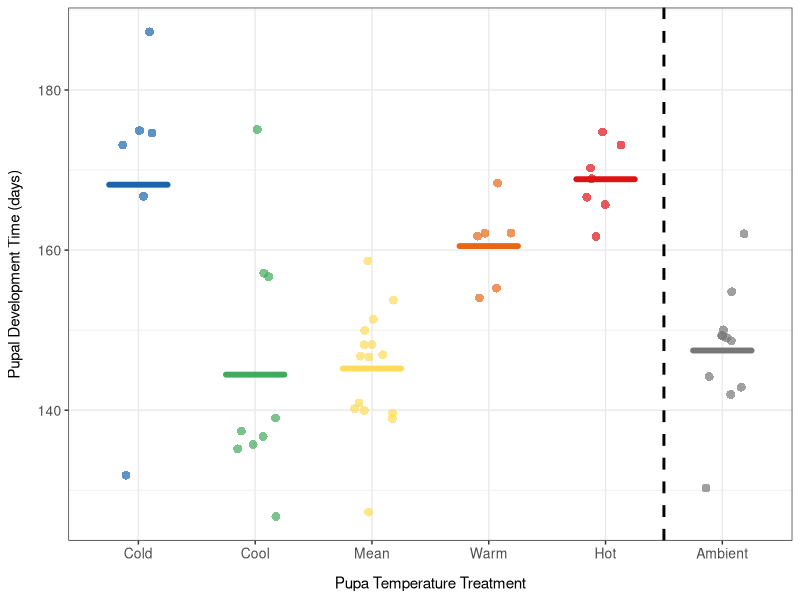
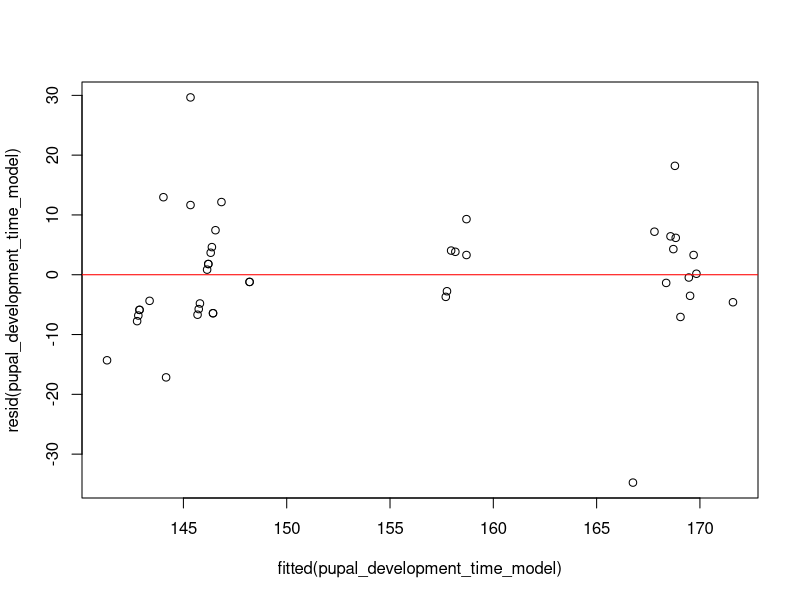
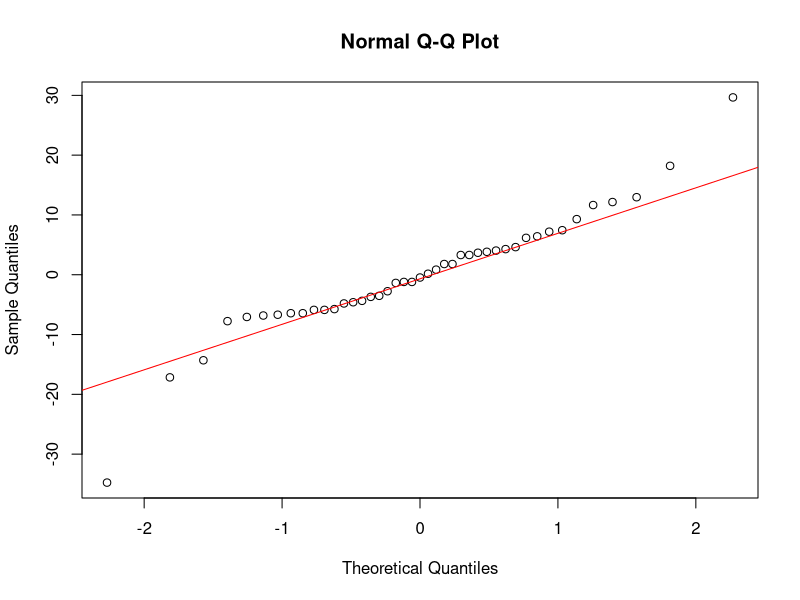
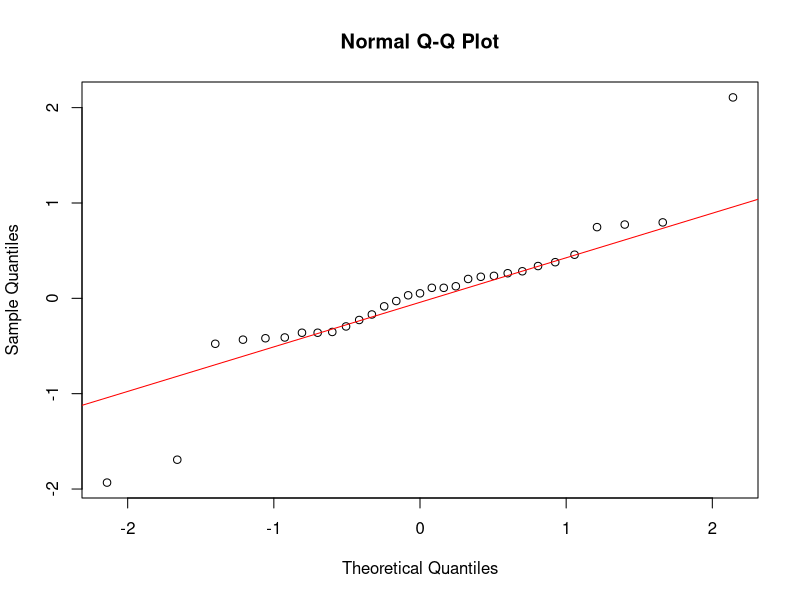
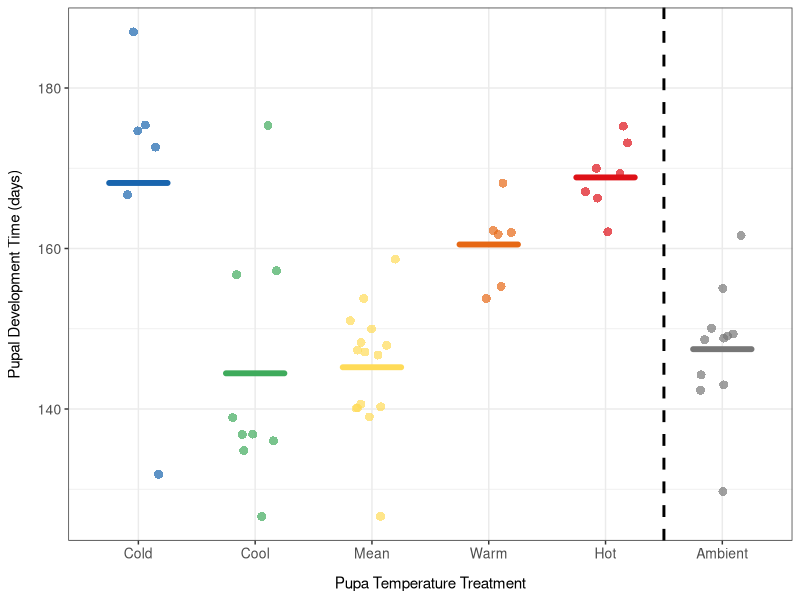

Write R code to recreate these figures, in order.
#### DESCRIPTION ####

# This script analyses the data looking at the effect of temperature on winter 
# moth pupal development time

#### SET UP ####

# packages
library(here)
library(tidyverse)
library(lmerTest)

# data
adult_moths <- read.csv(here("data_files", "wm_exp1.csv"))
pupal_temperature_treatments <- read.csv("pupa_temperature_treatments_daily.csv")

# reorder temperature treatments for plots
adult_moths$pupa_temperature_treatment <- factor(adult_moths$pupa_temperature_treatment,
                                                 levels = c("cold", "cool", "mean", "warm", "hot", "ambient"))


# set up a common colour palette for plots
temperature_treatment_colours <- c("cold" = "#1965AE",
                                   "cool" = "#3FAB5C",
                                   "mean" = "#FFDB58",
                                   "warm" = "#E66815", 
                                   "hot" = "#DE1117", 
                                   "ambient" = "#777777") 


#### PLOT ####

# plot the mean pupal development time for each temperature treatment with the 
# raw data points 
pupal_development_time_plot <- ggplot(adult_moths, 
                                      aes(x = pupa_temperature_treatment,
                                          y = pupa_development_time,
                                          fill = pupa_temperature_treatment,
                                          colour = pupa_temperature_treatment)) +
  geom_jitter(width = 0.2, 
              alpha = 0.7, 
              size = 3, 
              stroke = 0) +
  stat_summary(fun = mean, 
               geom = "crossbar", 
               width = 0.5,
               linewidth = 0.8, 
               alpha = 0.8, 
               lineend = "round") +
  geom_vline(xintercept = 5.5, linetype = "dashed", color = "black", linewidth = 1) +
  labs(x = "Pupa Temperature Treatment",
       y = "Pupal Development Time (days)") +
  scale_fill_manual(values = temperature_treatment_colours) +
  scale_colour_manual(values = temperature_treatment_colours) +
  scale_x_discrete(labels = c("Cold", "Cool", "Mean", "Warm", "Hot", "Ambient")) +
  theme_bw() +
  theme(axis.title = element_text(size = 11),
        axis.text = element_text(size = 10),
        axis.title.x = element_text(margin = margin(t = 10)), 
        axis.title.y = element_text(margin = margin(r = 10)),
        legend.position = "none")

# look at the output
pupal_development_time_plot

# save as a png file in figures folder
ggsave(here("figures", "pupal_development_time_plot.png"), 
            plot = pupal_development_time_plot, width = 6, height = 4, dpi = 300)

#### MODEL ####

# filter the data to remove the control treatment 
adult_moths_minus_control <- adult_moths %>%
  filter(pupa_temperature_treatment != "ambient")

# reorder the temperature treatment so that the mean is the reference for modelling
adult_moths_minus_control$pupa_temperature_treatment <- factor(adult_moths_minus_control$pupa_temperature_treatment, 
                                                               levels = c("mean", "cold", "cool", "warm", "hot"))

# convert pupa development time to a numeric variable
adult_moths_minus_control <- adult_moths_minus_control %>%
  mutate(pupa_development_time = as.numeric(as.character(pupa_development_time)))

# subset the numerical pupal temperature data and rename the columns
pupal_temperature_treatments <- pupal_temperature_treatments %>%
  subset(select = c(ambient_rounded, 
                    cold_rounded, 
                    cool_rounded, 
                    mean_rounded, 
                    warm_rounded, 
                    hot_rounded)) %>%
  rename(ambient = ambient_rounded, 
         cold = cold_rounded, 
         cool = cool_rounded, 
         mean = mean_rounded, 
         warm = warm_rounded, 
         hot = hot_rounded) %>%
  drop_na()

# calculate the mean development time for each treatment
mean_pupal_development_times <- adult_moths %>%
  group_by(pupa_temperature_treatment) %>%
  summarise(mean_development_time = mean(pupa_development_time))

print(mean_pupal_development_times)

# create two objects, one with the temperature treatments and the other with the 
# mean pupal development times 
treatment_names <- c("ambient", "cold", "cool", "mean", "warm", "hot")
mean_development_time <- c(147, 168, 144, 145, 161, 169)

# calculate the mean temperature in the 7 days before the mean development time
# for each temperature treatment
seven_day_mean_temperatures <- mapply(function(treatment, days) {
  start_day <- days - 6
  mean(pupal_temperature_treatments[[treatment]][start_day:days], na.rm = TRUE)}, 
  treatment_names, mean_development_time)

# look at the output
seven_day_mean_temperatures

# assign the categorical temperature treatments a numerical values using mean 
# temperature in the 7 days before the mean development time for each treatment
adult_moths_minus_control <- adult_moths_minus_control %>%
  mutate(pupa_temperature_treatment_numerical = case_when(
    pupa_temperature_treatment == "mean" ~ 6.24,
    pupa_temperature_treatment == "cold" ~ 0.29,
    pupa_temperature_treatment == "cool" ~ 4.37,
    pupa_temperature_treatment == "warm" ~ 8.10,
    pupa_temperature_treatment == "hot" ~ 9.23))


# model the effect of temperature on pupal development time, include a linear 
# and quadratic component and clutch ID as a random effect
pupal_development_time_model <- lmer(pupa_development_time ~ pupa_temperature_treatment_numerical + 
                                       I(pupa_temperature_treatment_numerical^2) + 
                                       (1 | clutch_id), 
                                     data = adult_moths_minus_control)

# look at the output 
summary(pupal_development_time_model)

#### CHECK FIT ####

# compare the full model to a reduced model without the squared term
full_model <- lm(pupa_development_time ~ pupa_temperature_treatment_numerical + 
                   I(pupa_temperature_treatment_numerical^2), data = adult_moths_minus_control)
reduced_model <- lm(pupa_development_time ~ pupa_temperature_treatment_numerical, 
                    data = adult_moths_minus_control)

anova(full_model, reduced_model, test = "Chisq")

# compare the full model to a null model 
full_model <- lm(pupa_development_time ~ pupa_temperature_treatment_numerical + 
                   I(pupa_temperature_treatment_numerical^2), data = adult_moths_minus_control)
null_model <- lm(pupa_development_time ~ 1, 
                 data = adult_moths_minus_control)

anova(full_model, null_model, test = "Chisq")

#### CHECK ASSUMPTIONS ####

# check the assumption of equal variance by plotting the residuals vs fitted values 
plot(fitted(pupal_development_time_model), resid(pupal_development_time_model)) 
abline(h = 0, col = "red")


# check the normality of the residuals 
qqnorm(resid(pupal_development_time_model)) 
qqline(resid(pupal_development_time_model), col = "red")

# check the normality of the random effects
pupal_development_time_re <- ranef(pupal_development_time_model)$clutch_id[[1]]
qqnorm(pupal_development_time_re)
qqline(pupal_development_time_re, col = "red")
